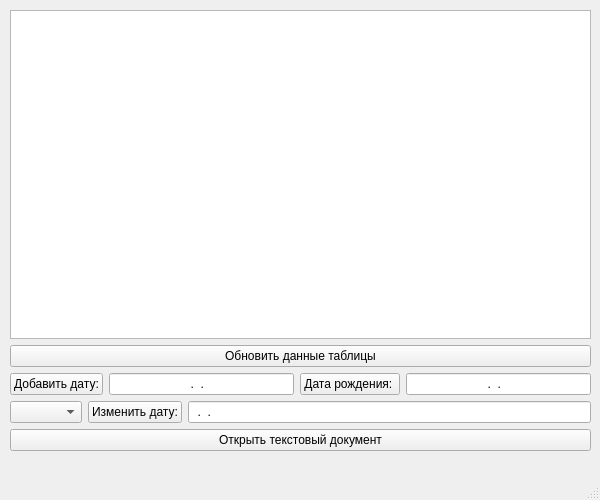
<?xml version="1.0" encoding="UTF-8"?>
<ui version="4.0">
 <class>MainWindow</class>
 <widget class="QMainWindow" name="MainWindow">
  <property name="geometry">
   <rect>
    <x>0</x>
    <y>0</y>
    <width>600</width>
    <height>500</height>
   </rect>
  </property>
  <property name="windowTitle">
   <string>MainWindow</string>
  </property>
  <widget class="QWidget" name="centralwidget">
   <widget class="QWidget" name="layoutWidget">
    <property name="geometry">
     <rect>
      <x>10</x>
      <y>10</y>
      <width>581</width>
      <height>441</height>
     </rect>
    </property>
    <layout class="QHBoxLayout" name="horizontalLayout_4">
     <item>
      <layout class="QVBoxLayout" name="verticalLayout">
       <item>
        <widget class="QTableView" name="tableView"/>
       </item>
       <item>
        <widget class="QPushButton" name="pushButton">
         <property name="text">
          <string>Обновить данные таблицы</string>
         </property>
        </widget>
       </item>
       <item>
        <layout class="QGridLayout" name="gridLayout">
         <item row="1" column="0">
          <widget class="QPushButton" name="pushButton_3">
           <property name="text">
            <string>Добавить дату:</string>
           </property>
          </widget>
         </item>
         <item row="1" column="2">
          <widget class="QPushButton" name="pushButton_2">
           <property name="text">
            <string>Дата рождения: </string>
           </property>
          </widget>
         </item>
         <item row="1" column="1">
          <widget class="QLineEdit" name="lineEdit_2">
           <property name="inputMask">
            <string>99.99.9999</string>
           </property>
           <property name="text">
            <string>..</string>
           </property>
           <property name="alignment">
            <set>Qt::AlignCenter</set>
           </property>
          </widget>
         </item>
         <item row="1" column="3">
          <widget class="QLineEdit" name="lineEdit">
           <property name="inputMask">
            <string>99.99.9999</string>
           </property>
           <property name="alignment">
            <set>Qt::AlignCenter</set>
           </property>
          </widget>
         </item>
        </layout>
       </item>
       <item>
        <layout class="QHBoxLayout" name="horizontalLayout">
         <item>
          <widget class="QComboBox" name="comboBox"/>
         </item>
         <item>
          <widget class="QPushButton" name="pushButton_4">
           <property name="text">
            <string>Изменить дату:</string>
           </property>
          </widget>
         </item>
         <item>
          <widget class="QLineEdit" name="lineEdit_4">
           <property name="inputMask">
            <string>99.99.9999</string>
           </property>
          </widget>
         </item>
        </layout>
       </item>
       <item>
        <widget class="QPushButton" name="pushButton_5">
         <property name="text">
          <string>Открыть текстовый документ</string>
         </property>
        </widget>
       </item>
      </layout>
     </item>
    </layout>
   </widget>
  </widget>
  <widget class="QMenuBar" name="menubar">
   <property name="geometry">
    <rect>
     <x>0</x>
     <y>0</y>
     <width>600</width>
     <height>25</height>
    </rect>
   </property>
  </widget>
  <widget class="QStatusBar" name="statusbar"/>
 </widget>
 <resources/>
 <connections/>
</ui>
